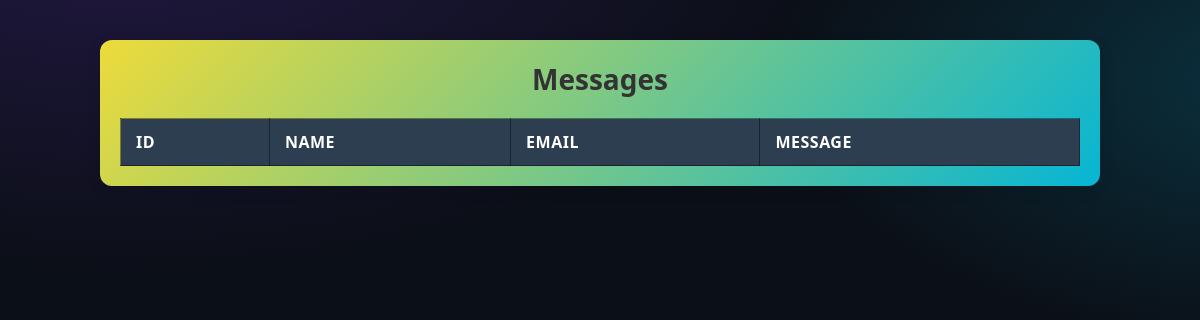
The page /admin/messages (signed in) on the database as committed earlier.
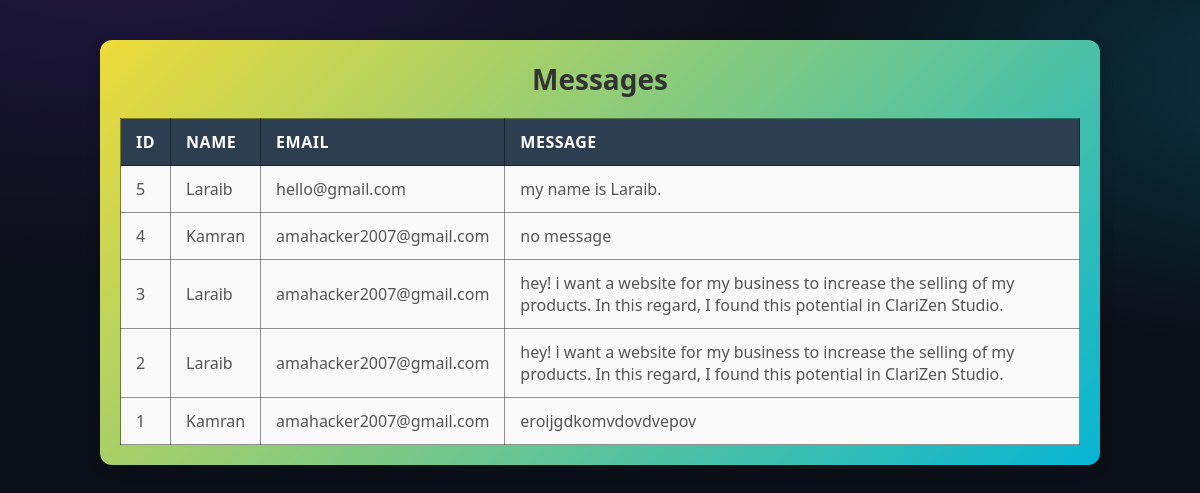
The same page on the database as committed later.
### tables this page shows
CREATE TABLE messages (
                    id INTEGER PRIMARY KEY AUTOINCREMENT,
                    name TEXT,
                    email TEXT,
                    message TEXT);

### app.py (the view)
@app.route('/admin/messages')
def admin_messages():
    if not session.get('admin'):
        return redirect(url_for('login'))
    con = sqlite3.connect(DB)
    cur = con.cursor()
    cur.execute("SELECT * FROM messages ORDER BY id DESC")
    messages = cur.fetchall()
    con.close()
    return render_template("admin_messages.html", messages=messages)

### templates/admin_messages.html (shortened to what this page needs)
<!DOCTYPE html>
<html lang="en">
<head>
   <link rel="stylesheet" href="../static/css/admin.css">
</head>
<body>
<div class="admin-msg-container">
  <h2>Messages</h2>
  <table class="msg-table">
    <tr>
      <th>ID</th><th>Name</th><th>Email</th><th>Message</th>
    </tr>
    {% for m in messages %}
    <tr>
      <td>{{m[0]}}</td>
      <td>{{m[1]}}</td>
      <td>{{m[2]}}</td>
      <td>{{m[3]}}</td>
    </tr>
    {% endfor %}
  </table>
</div>
</body>
</html>

Rows that differ between the two databases and show on the page:
added messages: id "5", name "Laraib", email "hello@gmail.com", message "my name is Laraib."
added messages: id "4", name "Kamran", email "amahacker2007@gmail.com", message "no message"
added messages: id "3", name "Laraib", email "amahacker2007@gmail.com", message "hey! i want a website for my business to increase the selling of my products. In this regard, I found this potential in ClariZen Studio."
added messages: id "2", name "Laraib", email "amahacker2007@gmail.com", message "hey! i want a website for my business to increase the selling of my products. In this regard, I found this potential in ClariZen Studio."
added messages: id "1", name "Kamran", email "amahacker2007@gmail.com", message "eroijgdkomvdovdvepov"
